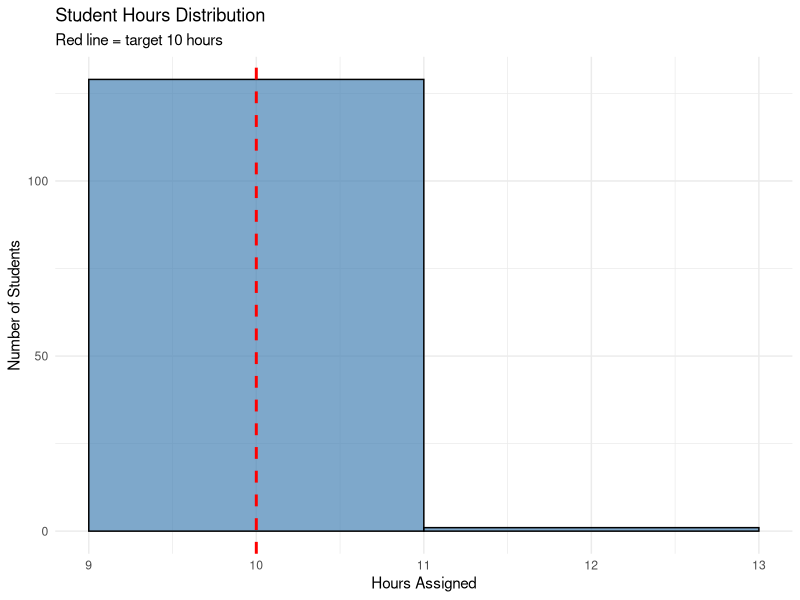
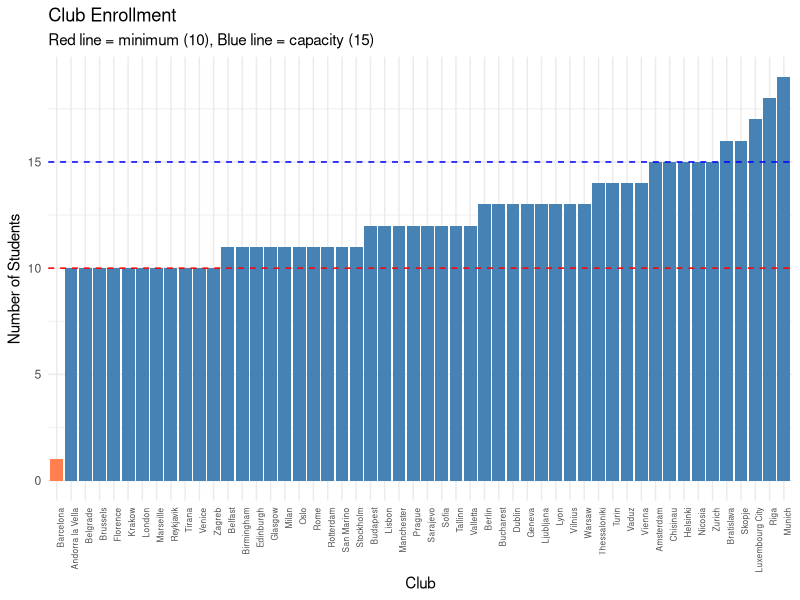
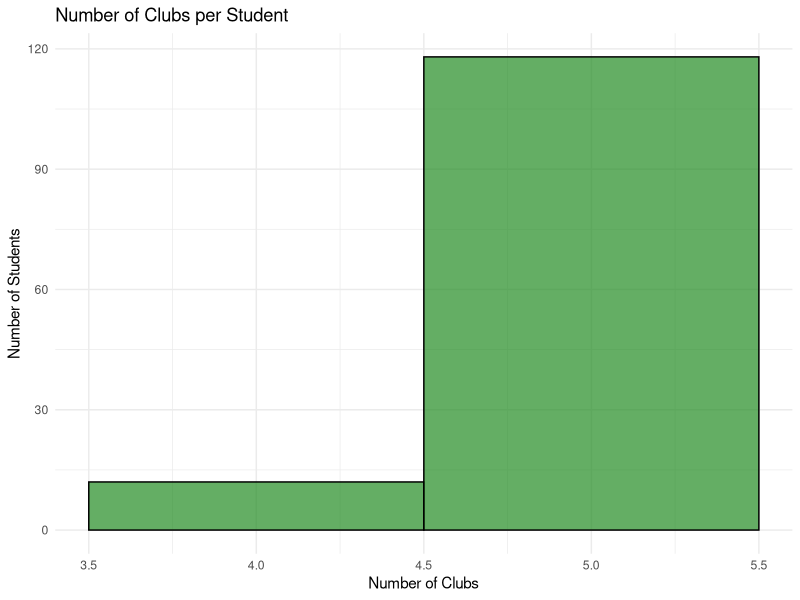
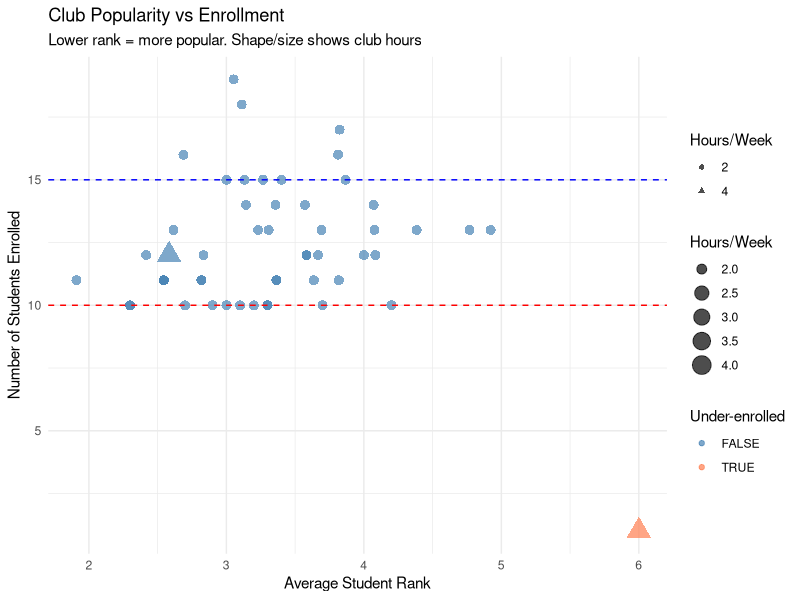
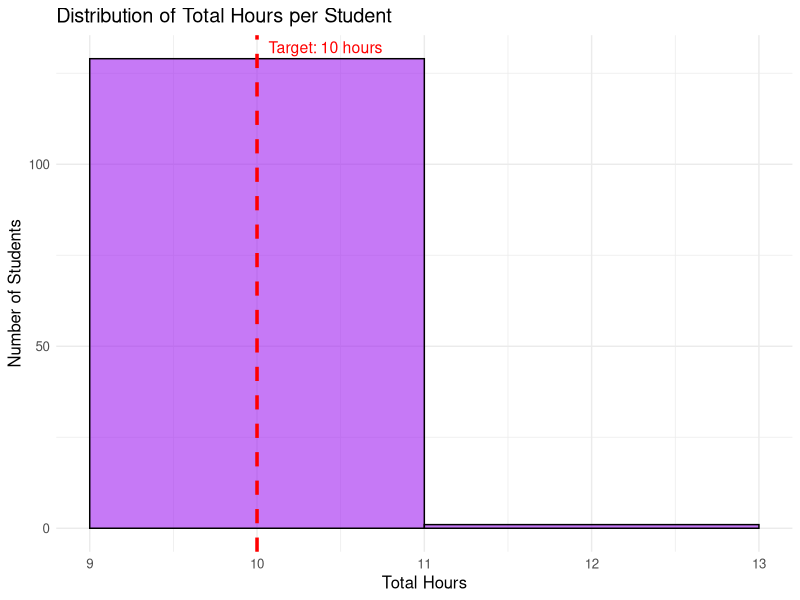

These figures' R source, in order:
# visualization_results.R

library(dplyr)
library(readr)
library(ggplot2)
library(tidyr)

# Read the results
assignments <- read_csv("club_assignments_DA_final.csv", show_col_types = FALSE)
student_summary <- read_csv("student_club_list_DA.csv", show_col_types = FALSE)
club_summary <- read_csv("club_summary_DA.csv", show_col_types = FALSE)
clubs <- read_csv("clubs.csv", show_col_types = FALSE)
responses <- read_csv("responses.csv", show_col_types = FALSE)

# Clean club data
colnames(clubs) <- tolower(trimws(colnames(clubs)))
if("hours_per_week" %in% colnames(clubs)) {
  clubs <- clubs %>% rename(hours = hours_per_week)
}

# Get student column name
student_col <- colnames(responses)[1]

cat("=== OVERALL STATISTICS ===\n\n")

# Student hours distribution
cat("Student Hours Distribution:\n")
hours_dist <- student_summary %>%
  group_by(hours_assigned) %>%
  summarise(count = n(), .groups = 'drop') %>%
  arrange(hours_assigned)
print(hours_dist)

cat(sprintf("\nStudents with exactly 10 hours: %d / %d (%.1f%%)\n", 
            sum(student_summary$hours_assigned == 10),
            nrow(student_summary),
            100 * sum(student_summary$hours_assigned == 10) / nrow(student_summary)))

# Club enrollment distribution
cat("\n\nClub Enrollment Distribution:\n")
enrollment_dist <- club_summary %>%
  mutate(category = case_when(
    students_count < 10 ~ "Under 10",
    students_count >= 10 & students_count <= 15 ~ "10-15 (Target)",
    students_count > 15 ~ "Over 15"
  )) %>%
  group_by(category) %>%
  summarise(count = n(), .groups = 'drop')
print(enrollment_dist)

cat(sprintf("\nClubs with < 10 students: %d / %d\n", 
            sum(club_summary$students_count < 10),
            nrow(club_summary)))

# Show under-enrolled clubs
cat("\n\nUnder-enrolled Clubs (< 10 students):\n")
under_enrolled <- club_summary %>%
  filter(students_count < 10) %>%
  arrange(students_count)
print(under_enrolled)

# Number of clubs per student
cat("\n\nNumber of Clubs per Student:\n")
clubs_per_student <- student_summary %>%
  group_by(num_clubs) %>%
  summarise(count = n(), .groups = 'drop') %>%
  arrange(num_clubs)
print(clubs_per_student)

# Club hours summary
cat("\n\nClub Hours Distribution:\n")
club_hours_summary <- clubs %>%
  group_by(hours) %>%
  summarise(count = n(), .groups = 'drop')
print(club_hours_summary)

# Check 4-hour clubs specifically
cat("\n\n4-Hour Clubs Enrollment:\n")
four_hour_clubs <- club_summary %>%
  left_join(clubs %>% select(club_id, hours), by = "club_id") %>%
  filter(hours == 4) %>%
  select(club_name, students_count, hours)
print(four_hour_clubs)

# === VISUALIZATIONS ===

# 1. Student Hours Distribution
p1 <- ggplot(student_summary, aes(x = hours_assigned)) +
  geom_histogram(binwidth = 2, fill = "steelblue", color = "black", alpha = 0.7) +
  geom_vline(xintercept = 10, color = "red", linetype = "dashed", linewidth = 1) +
  labs(title = "Student Hours Distribution",
       subtitle = "Red line = target 10 hours",
       x = "Hours Assigned",
       y = "Number of Students") +
  theme_minimal()

ggsave("plot_student_hours.png", p1, width = 10, height = 6)
cat("\nSaved: plot_student_hours.png\n")

# 2. Club Enrollment Distribution
p2 <- ggplot(club_summary, aes(x = reorder(club_name, students_count), y = students_count)) +
  geom_col(aes(fill = students_count < 10), show.legend = FALSE) +
  geom_hline(yintercept = 10, color = "red", linetype = "dashed") +
  geom_hline(yintercept = 15, color = "blue", linetype = "dashed") +
  scale_fill_manual(values = c("TRUE" = "coral", "FALSE" = "steelblue")) +
  labs(title = "Club Enrollment",
       subtitle = "Red line = minimum (10), Blue line = capacity (15)",
       x = "Club",
       y = "Number of Students") +
  theme_minimal() +
  theme(axis.text.x = element_text(angle = 90, hjust = 1, size = 6))

ggsave("plot_club_enrollment.png", p2, width = 14, height = 6)
cat("Saved: plot_club_enrollment.png\n")

# 3. Clubs per Student
p3 <- ggplot(student_summary, aes(x = num_clubs)) +
  geom_histogram(binwidth = 1, fill = "forestgreen", color = "black", alpha = 0.7) +
  labs(title = "Number of Clubs per Student",
       x = "Number of Clubs",
       y = "Number of Students") +
  theme_minimal()

ggsave("plot_clubs_per_student.png", p3, width = 10, height = 6)
cat("Saved: plot_clubs_per_student.png\n")

# 4. Enrollment vs Club Rank (how popular were the clubs by avg rank)
# First check what columns assignments has
if (!"student_rank" %in% colnames(assignments)) {
  # Need to add rankings from responses
  responses_long <- responses %>%
    pivot_longer(cols = -1, names_to = "club_id", values_to = "student_rank") %>%
    mutate(club_id = trimws(tolower(club_id)))
  
  assignments <- assignments %>%
    left_join(responses_long %>% select(1, club_id, student_rank), 
              by = c(student_col, "club_id"))
}

club_popularity <- assignments %>%
  group_by(club_id, club_name) %>%
  summarise(
    avg_rank = mean(student_rank, na.rm = TRUE),
    students_count = n(),
    .groups = 'drop'
  ) %>%
  left_join(clubs %>% select(club_id, hours), by = "club_id")

p4 <- ggplot(club_popularity, aes(x = avg_rank, y = students_count)) +
  geom_point(aes(color = students_count < 10, shape = factor(hours), size = hours), alpha = 0.7) +
  geom_hline(yintercept = 10, linetype = "dashed", color = "red") +
  geom_hline(yintercept = 15, linetype = "dashed", color = "blue") +
  scale_color_manual(values = c("TRUE" = "coral", "FALSE" = "steelblue"),
                     name = "Under-enrolled") +
  scale_shape_manual(values = c("2" = 16, "4" = 17), name = "Hours/Week") +
  scale_size_continuous(range = c(3, 6), name = "Hours/Week") +
  labs(title = "Club Popularity vs Enrollment",
       subtitle = "Lower rank = more popular. Shape/size shows club hours",
       x = "Average Student Rank",
       y = "Number of Students Enrolled") +
  theme_minimal()

ggsave("plot_popularity_vs_enrollment.png", p4, width = 10, height = 6)
cat("Saved: plot_popularity_vs_enrollment.png\n")

# 5. Hour distribution by club
p5 <- ggplot(student_summary, aes(x = hours_assigned)) +
  geom_histogram(binwidth = 2, fill = "purple", color = "black", alpha = 0.6) +
  geom_vline(xintercept = 10, color = "red", linetype = "dashed", linewidth = 1.2) +
  annotate("text", x = 10, y = Inf, label = "Target: 10 hours", 
           vjust = 1.5, hjust = -0.1, color = "red", size = 4) +
  labs(title = "Distribution of Total Hours per Student",
       x = "Total Hours",
       y = "Number of Students") +
  theme_minimal() +
  theme(text = element_text(size = 12))

ggsave("plot_hours_distribution.png", p5, width = 10, height = 6)
cat("Saved: plot_hours_distribution.png\n")

cat("\n=== All visualizations saved! ===\n")